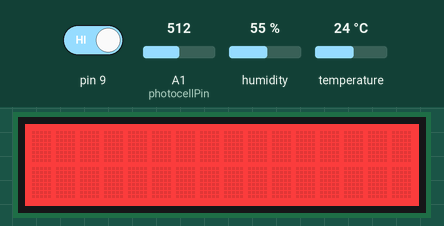
A sketch run on a simulated Arduino Uno, built with avr-gcc and run on an emulated ATmega328P. On the bench: 16×2 character LCD. The test bench sets the inputs (shaded band); at power-on: A1 (photocellPin) = 512, pin 9 HIGH, humidity 55 %, temperature 24 °C. What the sketch prints to the serial monitor is not drawn.

Above: at 5.6 s.
5.7 s: A1 (photocellPin) set to 90
At 9.6 s:
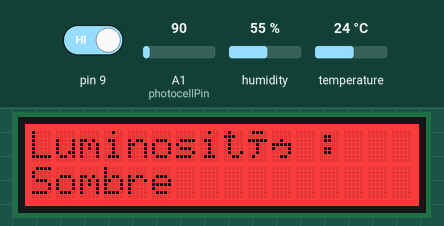
15.7 s: pin 9 driven LOW
At 18.9 s:
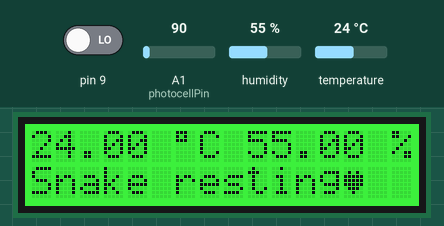
21.4 s: humidity set to 22 %
At 26.8 s:
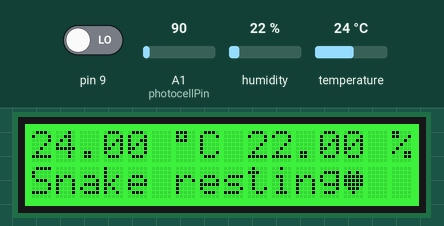
27.9 s: temperature set to 12 °C
At 31.9 s:
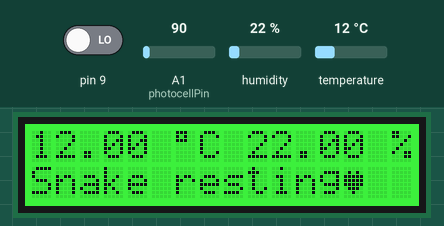
33.6 s: pin 9 driven HIGH
At 39.3 s:
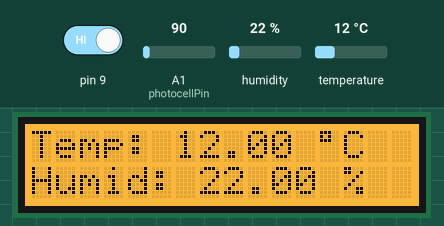
44.0 s: humidity set to 40 %
At 47.5 s:
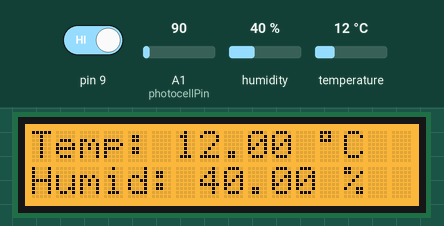
Timing chart, 0 to 49.0 s (numbered marks = the images above; inputs shaded):
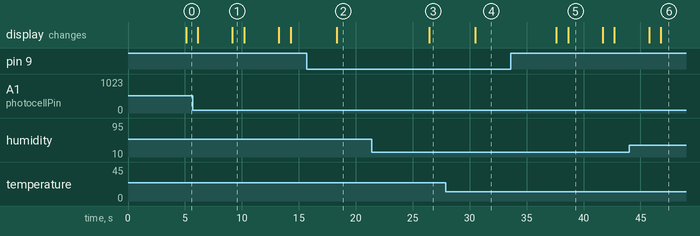

The sketch:

testsensor.ino
```cpp
#include "DHT.h"
#include <Adafruit_Sensor.h>
#include <Wire.h>


#include "rgb_lcd.h"

#define DHTPIN 4   // what pin we're connected to
#define DHTTYPE DHT11   // DHT 11

// Initialize DHT sensor.
// Note that older versions of this library took an optional third parameter to
// tweak the timings for faster processors.  This parameter is no longer needed
// as the current DHT reading algorithm adjusts itself to work on faster procs.
DHT dht(DHTPIN, DHTTYPE);
rgb_lcd lcd;

byte HEART_SYMBOL = 0; // Nom descriptif pour le symbole
byte heart[8] = { // La répartition des pixels individuels
0b00000,
0b01010,
0b11111,
0b11111,
0b11111,
0b01110,
0b00100,
0b00000
};

const int colorR = 255;
const int colorG = 255;
const int colorB = 0;

int photocellPin = 1;
void setup() {
  Serial.begin(9600);
  Serial.println("DHTxx test!");
  pinMode(9,INPUT);
    // set up the LCD's number of columns and rows:
  lcd.begin(16, 2);
  lcd.createChar(HEART_SYMBOL, heart);
  lcd.setRGB(colorR, colorG, colorB);
  dht.begin();
  delay(2000);
}

void loop() {
  // Wait a few seconds between measurements.
  delay(3000);
  int valeur = analogRead(photocellPin);
  float h = dht.readHumidity();
  // Read temperature as Celsius (the default)
  float t = dht.readTemperature();
  // Read temperature as Fahrenheit (isFahrenheit = true)
  float f = dht.readTemperature(true);

   //Check if any reads failed and exit early (to try again).
  if (isnan(h) || isnan(t) || isnan(f)) {
    lcd.println("Impossible de lire la sonde DHT!");
    return;
  }

  // Compute heat index in Fahrenheit (the default)
  float hif = dht.computeHeatIndex(f, h);
  // Compute heat index in Celsius (isFahreheit = false)
  float hic = dht.computeHeatIndex(t, h, false);

  int ir = digitalRead(9);

  if (ir == 0) {
  delay(1000);
  lcd.clear();
  lcd.setRGB(0, 240, 0);
  lcd.setCursor(0, 0);
  lcd.print(t);
  lcd.print(" " "\xDF" "C");
  lcd.print(" ");
  lcd.print(h);
  lcd.print(" %");
  lcd.setCursor(0, 1);
  lcd.print("Snake resting");
  lcd.write(HEART_SYMBOL);
  }
  else {

    if (valeur < 100) {
        lcd.clear();
        lcd.print("Luminosité : ");
          lcd.setCursor(0, 1);
        lcd.print("Sombre");
    }

    if (t <= 23) {
    lcd.setRGB(0,0,255);
    }
    if (23 < t < 23.79) {
    lcd.setRGB(255,165,0);
    lcd.setCursor(0, 8);
    }
    //Si la température est >23 alors le rétroéclairage sera en couleur "Rouge"
    if (t >= 23.80) {
    lcd.setRGB(255,0,0);
    }


  delay(1000);
  lcd.clear();
  // cursor: colonne 0, ligne 0
  lcd.setCursor(0, 0);
  // print the number of seconds since reset:
  //lcd.print(millis() / 1000);
    // Afficher la température et l'humidité sur le LCD:
  lcd.print("Temp: ");
  lcd.print(t);
  lcd.print(" " "\xDF" "C");
  lcd.setCursor(0, 1);
  lcd.print("Humid: ");
  lcd.print(h);
  lcd.print(" %");
  }

}
```

Measured:
- after the input at 5.7 s, the display: first differs from a run without the input after 3.5 s (image 1)
- after the input at 15.7 s, the display: changes after 2.6 s (image 2)
- after the input at 21.4 s, the display: changes after 5.1 s (image 3)
- after the input at 27.9 s, the display: changes after 2.6 s (image 4)
- after the input at 33.6 s, the display: first changes after 4.0 s (image 5 shows a later state)
- after the input at 44.0 s, the display: first differs from a run without the input after 2.8 s (image 6)
- what the display in image 1 shows lasts 1.0 s, from 9.2 s to 10.2 s
